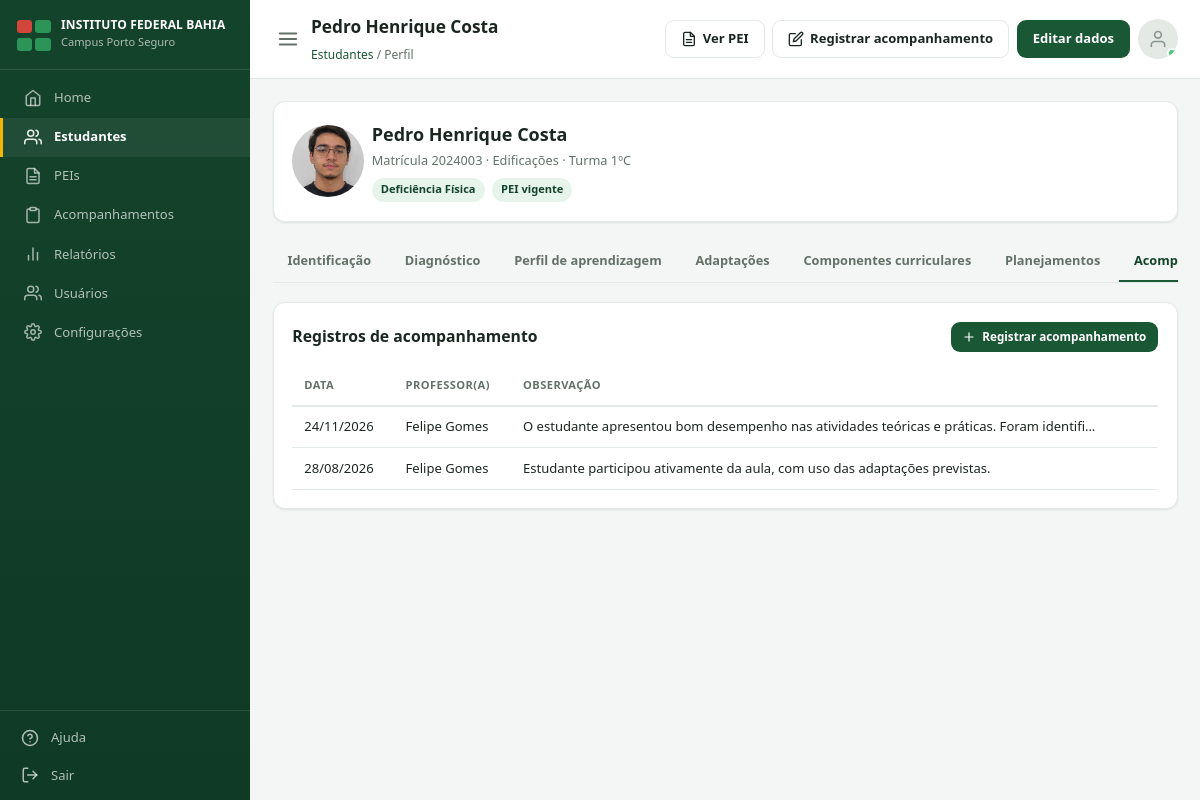
/estudantes/3/?tab=acompanhamentos (signed in), run on the app's committed database.
### estudantes/models.py (models this page shows, shortened)
class Estudante(models.Model):
    class Necessidade(models.TextChoices):
        DEFICIENCIA_INTELECTUAL = 'deficiencia_intelectual', 'Deficiência Intelectual'
        DEFICIENCIA_FISICA = 'deficiencia_fisica', 'Deficiência Física'
        BAIXA_VISAO = 'baixa_visao', 'Baixa Visão'
        CEGUEIRA = 'cegueira', 'Cegueira'
        SURDEZ = 'surdez', 'Surdez/Deficiência Auditiva'
        TEA = 'tea', 'Transtorno do Espectro Autista (TEA)'
        TDAH = 'tdah', 'TDAH'
        ALTAS_HABILIDADES = 'altas_habilidades', 'Altas Habilidades/Superdotação'
        OUTROS = 'outros', 'Outros'
    nome_completo = models.CharField('Nome completo', max_length=150)
    data_nascimento = models.DateField('Data de nascimento', null=True, blank=True)
    matricula = models.CharField('Matrícula', max_length=30, unique=True)
    curso = models.CharField('Curso', max_length=150, blank=True)
    turma = models.CharField('Turma', max_length=50, blank=True)
    campus = models.CharField('Campus', max_length=100, default='Porto Seguro')
    telefone = models.CharField('Telefone do estudante', max_length=20, blank=True)
    email = models.EmailField('E-mail do estudante', blank=True)
    responsavel_nome = models.CharField('Nome do responsável', max_length=150, blank=True)
    responsavel_telefone = models.CharField('Telefone do responsável', max_length=20, blank=True)
    foto = models.ImageField('Foto', upload_to='estudantes/fotos/', null=True, blank=True)
    necessidade_especifica = models.CharField(
        'Necessidade específica', max_length=30, choices=Necessidade.choices,
        default=Necessidade.OUTROS,
    )
    descricao_necessidade = models.TextField('Descrição da necessidade', blank=True)
    professor_responsavel = models.ForeignKey(
        settings.AUTH_USER_MODEL, on_delete=models.SET_NULL, null=True, blank=True,
        related_name='estudantes_responsavel', verbose_name='Professor(a) AEE responsável',
    )
    ativo = models.BooleanField('Ativo', default=True)
    criado_por = models.ForeignKey(
        settings.AUTH_USER_MODEL, on_delete=models.SET_NULL, null=True, blank=True,
        related_name='estudantes_cadastrados',
    )
    criado_em = models.DateTimeField(auto_now_add=True)
    atualizado_em = models.DateTimeField(auto_now=True)
    class Meta:
        verbose_name = 'Estudante'
        verbose_name_plural = 'Estudantes'
        ordering = ['nome_completo']

class Acompanhamento(models.Model):
    estudante = models.ForeignKey(Estudante, on_delete=models.CASCADE, related_name='acompanhamentos')
    professor = models.ForeignKey(
        settings.AUTH_USER_MODEL, on_delete=models.SET_NULL, null=True,
        related_name='acompanhamentos_registrados',
    )
    data = models.DateField('Data do registro')
    observacao = models.TextField('Observação pedagógica')
    estrategias_aplicadas = models.TextField('Estratégias aplicadas', blank=True)
    adaptacoes_realizadas = models.TextField('Adaptações realizadas', blank=True)
    criado_em = models.DateTimeField(auto_now_add=True)
    class Meta:
        verbose_name = 'Registro de acompanhamento'
        verbose_name_plural = 'Registros de acompanhamento'
        ordering = ['-data', '-criado_em']

### accounts/models.py (models this page shows)
class Usuario(AbstractUser):
    class Perfil(models.TextChoices):
        COORDENACAO = 'coordenacao', 'Coordenação CAPNE'
        PROFESSOR = 'professor', 'Professor'
    perfil = models.CharField(
        max_length=20, choices=Perfil.choices, default=Perfil.PROFESSOR,
    )
    registro = models.CharField(
        'Matrícula/SIAPE', max_length=30, blank=True,
    )
    campus = models.CharField(max_length=100, blank=True, default='Porto Seguro')
    telefone = models.CharField(max_length=20, blank=True)
    ativo = models.BooleanField(default=True)
    criado_em = models.DateTimeField(auto_now_add=True)
    class Meta:
        verbose_name = 'Usuário'
        verbose_name_plural = 'Usuários'
        ordering = ['first_name', 'last_name']
    def __str__(self):
        return self.get_full_name() or self.username
    @property
    def is_coordenacao(self):
        return self.perfil == self.Perfil.COORDENACAO

### estudantes/views.py (the view)
# urls.py: path('<int:pk>/', views.estudante_detail, name='detail'),
@login_required
def estudante_detail(request, pk):
    estudante = get_object_or_404(Estudante, pk=pk)
    if not request.user.is_coordenacao and estudante.professor_responsavel_id != request.user.id:
        messages.error(request, 'Você não tem acesso a este estudante.')
        return redirect('estudantes:list')
    tab = request.GET.get('tab', 'identificacao')
    if tab not in TABS:
        tab = 'identificacao'
    diagnostico = getattr(estudante, 'diagnostico', None)
    perfil_aprendizagem = getattr(estudante, 'perfil_aprendizagem', None)
    pei = getattr(estudante, 'pei', None)
    return render(request, 'estudantes/estudante_detail.html', {
        'estudante': estudante,
        'tab': tab,
        'diagnostico': diagnostico,
        'perfil_aprendizagem': perfil_aprendizagem,
        'pei': pei,
        'adaptacoes': estudante.adaptacoes.all(),
        'componentes': estudante.componentes.all(),
        'planejamentos': estudante.planejamentos.all(),
        'acompanhamentos': estudante.acompanhamentos.all()[:20],
    })

### dashboard/templatetags/icons.py (called while the page is built)
@register.simple_tag
def icon(name, size=18, css_class=''):
    path = PATHS.get(name, '')
    extra = f' {css_class}' if css_class else ''
    return mark_safe(
        f'<svg xmlns="http://www.w3.org/2000/svg" width="{size}" height="{size}" viewBox="0 0 24 24" '
        f'fill="none" stroke="currentColor" stroke-width="2" stroke-linecap="round" '
        f'stroke-linejoin="round" class="icon-svg{extra}">{path}</svg>'
    )

### templates/estudantes/estudante_detail.html (shortened to what this page needs)
{% extends 'base.html' %}
{% load icons %}
{% block page_title %}{{ estudante.nome_completo }}{% endblock %}
{% block breadcrumb %}<div class="breadcrumb"><a href="{% url 'estudantes:list' %}">Estudantes</a> / Perfil</div>{% endblock %}
{% block topbar_actions %}
<div class="btn-group">
  <a class="btn btn-outline" href="{% url 'pei:detail' estudante.pk %}">{% icon 'file-text' size=16 %} Ver PEI</a>
  <a class="btn btn-outline" href="{% url 'estudantes:acompanhamento_create' estudante.pk %}">{% icon 'edit' size=16 %} Registrar acompanhamento</a>
  {% if user.is_coordenacao %}
  <a class="btn" href="{% url 'estudantes:update' estudante.pk %}">Editar dados</a>
  {% endif %}
</div>
{% endblock %}
{% block content %}
<div class="card" style="margin-bottom:1.25rem">
  <div class="d-flex align-center gap-2 flex-wrap justify-between">
    <div class="d-flex align-center gap-2">
      <div class="avatar avatar-lg">
        {% if estudante.foto %}<img src="{{ estudante.foto.url }}" alt="">{% else %}{{ estudante.nome_completo|slice:':1' }}{% endif %}
      </div>
      <div>
        <h2 style="margin-bottom:.2rem">{{ estudante.nome_completo }}</h2>
        <div class="text-muted" style="font-size:.85rem">
          Matrícula {{ estudante.matricula }}{% if estudante.curso %} · {{ estudante.curso }}{% endif %}{% if estudante.turma %} · Turma {{ estudante.turma }}{% endif %}
        </div>
        <div class="d-flex gap-2" style="margin-top:.5rem">
          <span class="badge">{{ estudante.get_necessidade_especifica_display }}</span>
          {% if pei %}
            {% if pei.status == 'vigente' %}<span class="badge">PEI vigente</span>
            {% elif pei.status == 'vencido' %}<span class="badge badge-danger">PEI vencido</span>
            {% else %}<span class="badge badge-warning">PEI {{ pei.get_status_display|lower }}</span>{% endif %}
          {% else %}
            <span class="badge badge-muted">PEI não elaborado</span>
          {% endif %}
        </div>
      </div>
    </div>
  </div>
</div>
<div class="tabs">
  <a href="?tab=identificacao" class="{% if tab == 'identificacao' %}active{% endif %}">Identificação</a>
  <a href="?tab=diagnostico" class="{% if tab == 'diagnostico' %}active{% endif %}">Diagnóstico</a>
  <a href="?tab=perfil" class="{% if tab == 'perfil' %}active{% endif %}">Perfil de aprendizagem</a>
  <a href="?tab=adaptacoes" class="{% if tab == 'adaptacoes' %}active{% endif %}">Adaptações</a>
  <a href="?tab=componentes" class="{% if tab == 'componentes' %}active{% endif %}">Componentes curriculares</a>
  <a href="?tab=planejamentos" class="{% if tab == 'planejamentos' %}active{% endif %}">Planejamentos</a>
  <a href="?tab=acompanhamentos" class="{% if tab == 'acompanhamentos' %}active{% endif %}">Acompanhamentos</a>
</div>
{% if tab == 'identificacao' %}
<div class="card">
  <div class="card-header"><h3>Dados de identificação</h3></div>
  <table class="data-table">
    <tr><th style="width:35%">Nome completo</th><td>{{ estudante.nome_completo }}</td></tr>
    <tr><th>Data de nascimento</th><td>{{ estudante.data_nascimento|date:'d/m/Y'|default:'—' }}{% if estudante.idade %} ({{ estudante.idade }} anos){% endif %}</td></tr>
    <tr><th>Matrícula</th><td>{{ estudante.matricula }}</td></tr>
    <tr><th>Curso</th><td>{{ estudante.curso|default:'—' }}</td></tr>
    <tr><th>Turma</th><td>{{ estudante.turma|default:'—' }}</td></tr>
    <tr><th>Campus</th><td>{{ estudante.campus }}</td></tr>
    <tr><th>Telefone</th><td>{{ estudante.telefone|default:'—' }}</td></tr>
    <tr><th>E-mail</th><td>{{ estudante.email|default:'—' }}</td></tr>
    <tr><th>Responsável</th><td>{{ estudante.responsavel_nome|default:'—' }}</td></tr>
    <tr><th>Telefone do responsável</th><td>{{ estudante.responsavel_telefone|default:'—' }}</td></tr>
    <tr><th>Professor(a) AEE responsável</th><td>{{ estudante.professor_responsavel|default:'Não atribuído' }}</td></tr>
    <tr><th>Necessidade específica</th><td>{{ estudante.get_necessidade_especifica_display }}</td></tr>
    <tr><th>Descrição</th><td>{{ estudante.descricao_necessidade|linebreaksbr|default:'—' }}</td></tr>
  </table>
</div>
{% elif tab == 'acompanhamentos' %}
<div class="card">
  <div class="card-header">
    <h3>Registros de acompanhamento</h3>
    <a class="btn btn-sm" href="{% url 'estudantes:acompanhamento_create' estudante.pk %}">{% icon 'plus' size=14 %} Registrar acompanhamento</a>
  </div>
  {% if acompanhamentos %}
  <table class="data-table">
    <thead><tr><th>Data</th><th>Professor(a)</th><th>Observação</th></tr></thead>
    {% for registro in acompanhamentos %}
    <tr>
      <td>{{ registro.data|date:'d/m/Y' }}</td>
      <td>{{ registro.professor|default:'—' }}</td>
      <td>{{ registro.observacao|truncatechars:90 }}</td>
    </tr>
    {% endfor %}
  </table>
  {% else %}
  <div class="empty-state">{% icon 'clipboard' size=28 %}<div style="margin-top:.5rem">Nenhum acompanhamento registrado ainda.</div></div>
  {% endif %}
</div>
{% endif %}
{% endblock %}

### static/css/style.css (style rules this page uses)
:root { --verde-900: #0f3a26; --verde-800: #14432b; --verde-700: #1a5734; --verde-600: #227a45; --verde-500: #2d9457; --verde-100: #e6f4ec; --verde-50: #f2faf5; --roxo: #7c6fe0; --amarelo: #f2b705; --azul: #3b82c4; --cinza-cat: #a2ada7; --bg: #f3f6f4; --card-bg: #ffffff; --text: #1c2621; --text-muted: #647169; --border: #e3e9e5; --danger: #d1453b; --danger-bg: #fbe9e7; --warning: #b8860b; --warning-bg: #fff6e0; --sucesso: #1a5734; --sucesso-bg: #e6f4ec; --radius: 12px; --shadow: 0 1px 2px rgba(15, 58, 38, 0.05), 0 1px 3px rgba(15, 58, 38, 0.05); --sidebar-w: 250px; --laranja: #d98a1f; --laranja-bg: #fdf1e0; }
* { box-sizing: border-box; }
.icon-svg { display: inline-block; vertical-align: middle; flex-shrink: 0; }
.btn .icon-svg, .quick-link .icon-svg, .topbar-profile .icon-svg { display: block; }
html, body { margin: 0; padding: 0; background: var(--bg); color: var(--text); font-family: "Segoe UI", Roboto, -apple-system, BlinkMacSystemFont, Arial, sans-serif; font-size: 15px; line-height: 1.5; }
a { color: var(--verde-700); text-decoration: none; }
h1, h2, h3, h4 { margin: 0 0 .4em; font-weight: 600; color: var(--text); }
h2 { font-size: 1.2rem; }
h3 { font-size: 1.05rem; }
.sidebar-nav a .icon-svg { flex-shrink: 0; opacity: .9; }
.topbar .breadcrumb { font-size: .8rem; color: var(--text-muted); }
.card { background: var(--card-bg); border: 1px solid var(--border); border-radius: var(--radius); box-shadow: var(--shadow); padding: 1.25rem; }
.card-header { display: flex; align-items: center; justify-content: space-between; margin-bottom: 1rem; gap: .75rem; flex-wrap: wrap; }
.card-header h2, .card-header h3 { margin: 0; }
.btn { display: inline-flex; align-items: center; gap: .4rem; padding: .55rem 1rem; border-radius: 9px; border: 1px solid transparent; font-size: .87rem; font-weight: 600; cursor: pointer; text-decoration: none; background: var(--verde-700); color: #fff; }
.btn-outline { background: transparent; border-color: var(--border); color: var(--text); }
.btn-sm { padding: .35rem .7rem; font-size: .78rem; }
.btn-group { display: flex; gap: .5rem; flex-wrap: wrap; }
table.data-table { width: 100%; border-collapse: collapse; font-size: .87rem; }
.data-table th { text-align: left; padding: .7rem .8rem; border-bottom: 2px solid var(--border); color: var(--text-muted); font-size: .74rem; text-transform: uppercase; letter-spacing: .04em; }
.data-table td { padding: .7rem .8rem; border-bottom: 1px solid var(--border); vertical-align: middle; }
.badge { display: inline-flex; align-items: center; gap: .3rem; padding: .25rem .6rem; border-radius: 999px; font-size: .74rem; font-weight: 600; background: var(--verde-100); color: var(--verde-800); }
.avatar { width: 40px; height: 40px; border-radius: 50%; background: var(--verde-100); color: var(--verde-800); display: flex; align-items: center; justify-content: center; font-weight: 700; font-size: .9rem; flex-shrink: 0; overflow: hidden; }
.avatar img { width: 100%; height: 100%; object-fit: cover; }
.avatar-lg { width: 72px; height: 72px; font-size: 1.4rem; }
.tabs { display: flex; gap: .25rem; border-bottom: 1px solid var(--border); margin-bottom: 1.25rem; overflow-x: auto; }
.tabs a { padding: .7rem 1rem; font-size: .85rem; font-weight: 600; color: var(--text-muted); border-bottom: 2px solid transparent; white-space: nowrap; text-decoration: none; }
.tabs a.active { color: var(--verde-800); border-color: var(--verde-700); }
.text-muted { color: var(--text-muted); }
.d-flex { display: flex; }
.gap-2 { gap: .5rem; }
.align-center { align-items: center; }
.justify-between { justify-content: space-between; }
.flex-wrap { flex-wrap: wrap; }

### data on the page
Estudante: nome_completo "Pedro Henrique Costa", foto (picture), matricula "2024003", curso "Edificações", turma "1ºC", necessidade_especifica "Deficiência Física"
Acompanhamento: data "24/11/2026", professor "Felipe Gomes", observacao "O estudante apresentou bom desempenho nas atividades teóricas e práticas. Foram identifi…"
Acompanhamento: data "28/08/2026", professor "Felipe Gomes", observacao "Estudante participou ativamente da aula, com uso das adaptações previstas."
